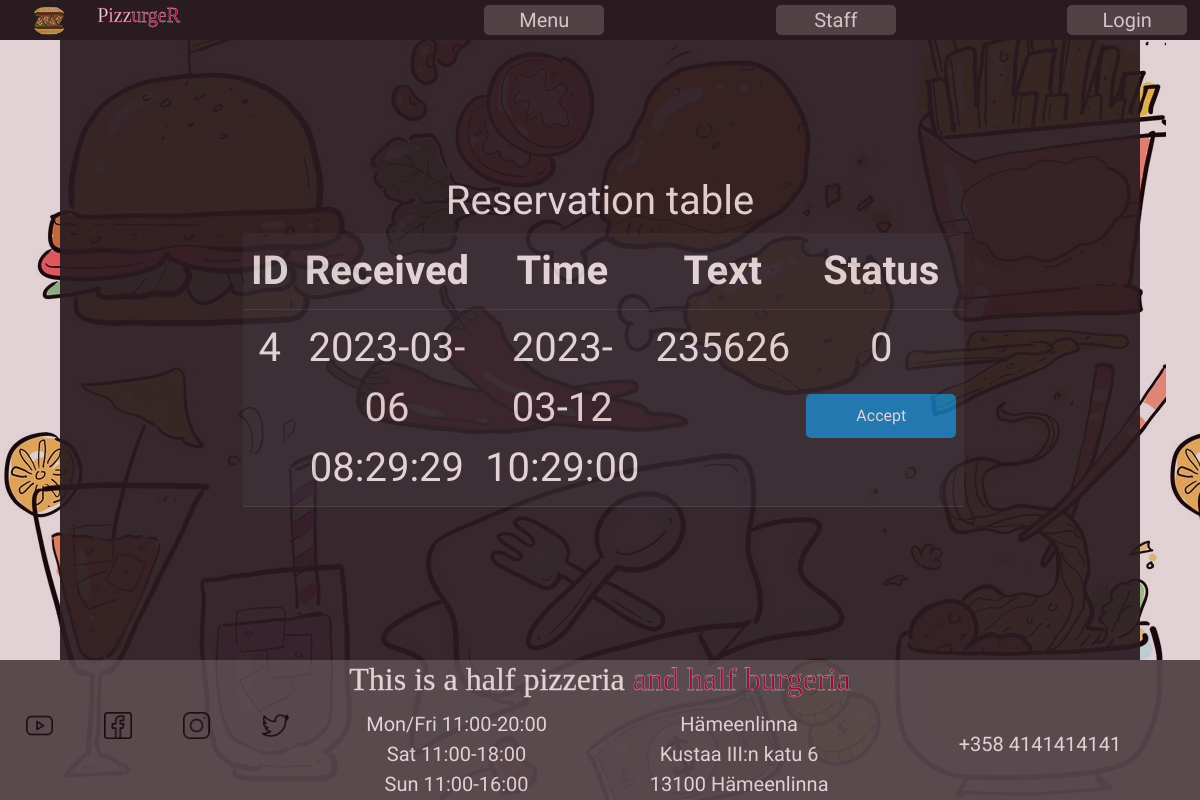
Screenshot of /layout/admin.php with the database file from the repository.
### tables this page shows
CREATE TABLE `reservation` (
  `id` int NOT NULL,
  `user_id` int NOT NULL,
  `received` timestamp NOT NULL DEFAULT CURRENT_TIMESTAMP,
  `time` datetime NOT NULL,
  `text` varchar(60) NOT NULL,
  `complete` tinyint(1) NOT NULL
);

### layout/admin.php (the view, shortened to what this page needs)
<?php
include "header.php";
include 'db.php';
?>
<div class = "txtblock">
<h1> Reservation table </h1>
<?php
    $sql = "SELECT * FROM reservation ORDER BY time DESC";
    $result = $connection->query($sql);
    if ($result->num_rows > 0) {
        echo "<table class='table table-dark'>
            <tr><th>ID</th><th>Received</th><th>Time</th><th>Text</th><th>Status</th></tr>";
        while ($row = $result->fetch_assoc()) {
            echo "<tr id='myBox'>
                <td>$row[user_id]</td>
                <td>$row[received]</td>
                <td>$row[time]</td>
                <td>$row[text]</td>
                <td>$row[complete] <button onclick='mySwitch()' name='accept'>Accept</button></td>
                </tr>";
        }
        echo "</table>";
    } else {
        echo "NO Results";
    }
?>
</div>
<?php include "footer.php"; ?>

### layout/style.css (style rules this page uses)
body { font-family: 'Ranga', cursive; font-size: 20px; vertical-align: middle; text-align: center; align-content: center; background-color: #6f2232; word-wrap: break-word; hyphens: auto; margin: 0; color: #ffff; position: relative; }
.txtblock { min-width: 60%; max-width: 70%; height: auto; flex-grow: auto; }

### layout/menu.css (style rules this page uses)
body { font-family: 'Ranga', cursive; font-size: 20px; vertical-align: middle; text-align: center; align-content: center; background-color: #6f2232; word-wrap: break-word; hyphens: auto; margin: 0; color: #ffff; position: relative; }
.txtblock { min-width: 60%; max-width: 70%; height: auto; flex-grow: auto; }

### layout/reserve.css (style rules this page uses)
button { width: 150px; padding: 10px; border: none; border-radius: 5px; background: #0087cc; font-size: 16px; color: #fff; cursor: pointer; }

### layout/staff.css (style rules this page uses)
body { font-family: 'Ranga', cursive; font-size: 20px; vertical-align: middle; text-align: center; align-content: center; background-color: #6f2232; word-wrap: break-word; hyphens: auto; margin: 0; color: #ffff; position: relative; }
.txtblock { min-width: 60%; max-width: 70%; height: auto; flex-grow: auto; }

### rows the page displays
reservation: user "4", received "2023-03-06 08:29:29", time "2023-03-12 10:29:00", text "235626", complete "0"
